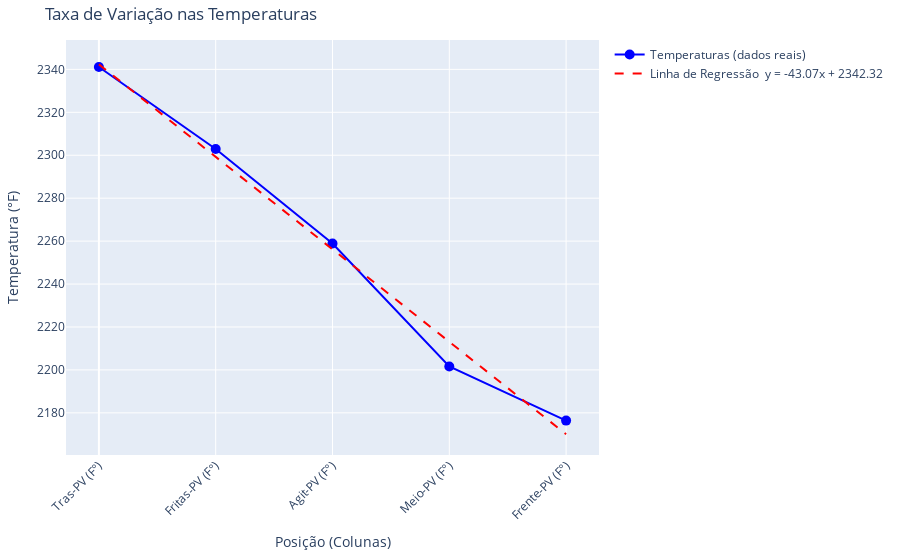

The cell this chart's notebook holds for it:
### Markdown cell above
### Gráfico de regressão das temperaturas

### Code cell
x = np.arange(len(cols)) 
y = df_resumo_geral[cols].iloc[0].values 

slope, intercept = np.polyfit(x, y, 1)
linha_regressao = slope * x + intercept

fig = go.Figure()

fig.add_trace(go.Scatter(x=x, y=y, mode='markers+lines', name='Temperaturas (dados reais)', 
                         line=dict(color='blue'), marker=dict(color='blue', size=10)))

fig.add_trace(go.Scatter(x=x, y=linha_regressao, mode='lines', name=f'Linha de Regressão\n y = {slope:.2f}x + {intercept:.2f}', 
                         line=dict(color='red', dash='dash')))

fig.update_layout(
    title='Taxa de Variação nas Temperaturas',
    xaxis=dict(tickmode='array', tickvals=x, ticktext=cols, title='Posição (Colunas)'),
    yaxis=dict(title='Temperatura (°F)'),
    showlegend=True,
    template='plotly',
    xaxis_tickangle=-45,
    margin=dict(l=40, r=40, t=40, b=100)
)

fig.show()

### Figure 1 — Plotly figure (JSON) as saved in the notebook; plotly's stock layout.template omitted (floating-point values rounded to 4 significant figures)
{"data": [{"line": {"color": "blue"}, "marker": {"color": "blue", "size": 10}, "mode": "markers+lines", "name": "Temperaturas (dados reais)", "type": "scatter", "x": [0, 1, 2, 3, 4], "y": [2341.0, 2303.0, 2259.0, 2202.0, 2176.0]}, {"line": {"color": "red", "dash": "dash"}, "mode": "lines", "name": "Linha de Regressão\n y = -43.07x + 2342.32", "type": "scatter", "x": [0, 1, 2, 3, 4], "y": [2342.0, 2299.0, 2256.0, 2213.0, 2170.0]}], "layout": {"margin": {"b": 100, "l": 40, "r": 40, "t": 40}, "showlegend": true, "title": {"text": "Taxa de Variação nas Temperaturas"}, "xaxis": {"tickangle": -45, "tickmode": "array", "ticktext": ["Tras-PV (F°)", "Fritas-PV (F°)", "Agit-PV (F°)", "Meio-PV (F°)", "Frente-PV (F°)"], "tickvals": [0, 1, 2, 3, 4], "title": {"text": "Posição (Colunas)"}}, "yaxis": {"title": {"text": "Temperatura (°F)"}}}}
